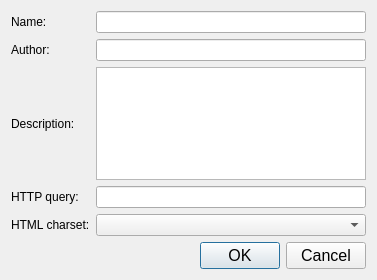
<?xml version="1.0" encoding="UTF-8"?>
<ui version="4.0">
 <class>AddDictionaryDialog</class>
 <widget class="QDialog" name="AddDictionaryDialog">
  <property name="geometry">
   <rect>
    <x>0</x>
    <y>0</y>
    <width>377</width>
    <height>280</height>
   </rect>
  </property>
  <property name="windowTitle">
   <string>Add dictionary</string>
  </property>
  <layout class="QVBoxLayout">
   <item>
    <layout class="QGridLayout">
     <item row="0" column="0">
      <widget class="QLabel" name="label">
       <property name="text">
        <string>Name:</string>
       </property>
      </widget>
     </item>
     <item row="0" column="1">
      <widget class="QLineEdit" name="nameEdit"/>
     </item>
     <item row="1" column="0">
      <widget class="QLabel" name="label_2">
       <property name="text">
        <string>Author:</string>
       </property>
      </widget>
     </item>
     <item row="1" column="1">
      <widget class="QLineEdit" name="authorEdit"/>
     </item>
     <item row="2" column="0">
      <widget class="QLabel" name="label_3">
       <property name="text">
        <string>Description:</string>
       </property>
      </widget>
     </item>
     <item row="2" column="1">
      <widget class="QTextEdit" name="descEdit"/>
     </item>
     <item row="3" column="0">
      <widget class="QLabel" name="label_4">
       <property name="text">
        <string>HTTP query:</string>
       </property>
      </widget>
     </item>
     <item row="3" column="1">
      <widget class="QLineEdit" name="queryEdit">
       <property name="toolTip">
        <string>&lt;html&gt;&lt;head&gt;&lt;meta name=&quot;qrichtext&quot; content=&quot;1&quot; /&gt;&lt;style type=&quot;text/css&quot;&gt;
p, li { white-space: pre-wrap; }
&lt;/style&gt;&lt;/head&gt;&lt;body style=&quot; font-family:'Sans Serif'; font-size:9pt; font-weight:400; font-style:normal;&quot;&gt;
&lt;p style=&quot; margin-top:0px; margin-bottom:0px; margin-left:0px; margin-right:0px; -qt-block-indent:0; text-indent:0px;&quot;&gt;The '%s' template will be replace to word.&lt;/p&gt;&lt;/body&gt;&lt;/html&gt;</string>
       </property>
      </widget>
     </item>
     <item row="4" column="0">
      <widget class="QLabel" name="label_5">
       <property name="text">
        <string>HTML charset:</string>
       </property>
      </widget>
     </item>
     <item row="4" column="1">
      <widget class="QComboBox" name="charsetEdit"/>
     </item>
    </layout>
   </item>
   <item>
    <widget class="QDialogButtonBox" name="buttonBox">
     <property name="font">
      <font>
       <pointsize>12</pointsize>
      </font>
     </property>
     <property name="orientation">
      <enum>Qt::Horizontal</enum>
     </property>
     <property name="standardButtons">
      <set>QDialogButtonBox::Cancel|QDialogButtonBox::Ok</set>
     </property>
    </widget>
   </item>
  </layout>
 </widget>
 <resources/>
 <connections>
  <connection>
   <sender>buttonBox</sender>
   <signal>accepted()</signal>
   <receiver>AddDictionaryDialog</receiver>
   <slot>accept()</slot>
   <hints>
    <hint type="sourcelabel">
     <x>227</x>
     <y>217</y>
    </hint>
    <hint type="destinationlabel">
     <x>157</x>
     <y>237</y>
    </hint>
   </hints>
  </connection>
  <connection>
   <sender>buttonBox</sender>
   <signal>rejected()</signal>
   <receiver>AddDictionaryDialog</receiver>
   <slot>reject()</slot>
   <hints>
    <hint type="sourcelabel">
     <x>295</x>
     <y>223</y>
    </hint>
    <hint type="destinationlabel">
     <x>286</x>
     <y>237</y>
    </hint>
   </hints>
  </connection>
 </connections>
</ui>
